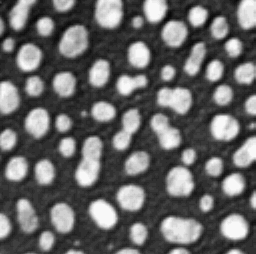
#> input picture data/blobs.tif, 256 x 254 px
$ jupyter execute --allow-errors apoc_simpleitk_object_classification.ipynb
#> lines starting #> are read from the running program, lines starting #| are printed output that depends on the picture; after the words box and inside, x2 and y2 are one past the last pixel; in counts of white or black regions, pixels touching at a corner belong together
# Classification d'objets avec APOC et des caractéristiques basées sur SimpleITK

La classification d'objets peut impliquer l'extraction de caractéristiques personnalisées. Nous simulons ce scénario en utilisant des caractéristiques [basées sur SimpleITK](https://simpleitk.readthedocs.io/) disponibles dans [napari-simpleitk-image-processing](https://www.napari-hub.org/plugins/napari-simpleitk-image-processing) et entraînons un [classificateur de lignes de tableau](https://nbviewer.org/github/haesleinhuepf/apoc/blob/main/demo/table_row_classification.ipynb) APOC.

Voir aussi
* [Apprentissage automatique pour la classification de pixels et d'objets (cours vidéo)](https://www.youtube.com/watch?v=dstjhCPBDOY&list=PL5ESQNfM5lc7SAMstEu082ivW4BDMvd0U&index=19)

[cell 1]
from skimage.io import imread
from pyclesperanto_prototype import imshow, replace_intensities
from skimage.filters import threshold_otsu
from skimage.measure import label, regionprops
import numpy as np
import pandas as pd
import matplotlib.pyplot as plt
from napari_simpleitk_image_processing import label_statistics
import apoc

Notre point de départ est une image, une image d'étiquettes et une annotation de vérité terrain. L'annotation est également une image d'étiquettes où l'utilisateur a simplement dessiné des lignes avec différentes intensités (classes) à travers de petits objets, de grands objets et des objets allongés.

[cell 2]
# load and label data
image = imread('../../data/blobs.tif')
#> image is the input picture: shape (254, 256); min 8, max 248, mean 103.3
labels = label(image > threshold_otsu(image))
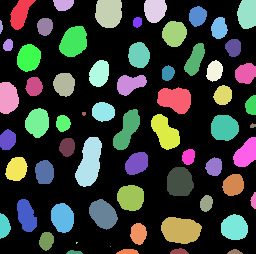
#> labels: shape (254, 256) int32; 65 distinct labels, from 0 to 64; one colour per label, 0 black
annotation = imread('../../data/label_annotation.tif')
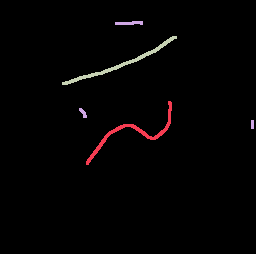
#> input picture data/label_annotation.tif, 256 x 254 px
#> annotation is the input picture: shape (254, 256) int32; 4 distinct labels, from 0 to 3

# visualize
fig, ax = plt.subplots(1,3, figsize=(15,15))
imshow(image, plot=ax[0])
#> (this line was passed over: pyclesperanto_prototype is not available in this run)
imshow(labels, plot=ax[1], labels=True)
#> (this line was passed over: pyclesperanto_prototype is not available in this run)
imshow(image, plot=ax[2], continue_drawing=True)
#> (this line was passed over: pyclesperanto_prototype is not available in this run)
imshow(annotation, plot=ax[2], alpha=0.7, labels=True)
#> (this line was passed over: pyclesperanto_prototype is not available in this run)

## Extraction de caractéristiques
La première étape pour classer les objets selon leurs propriétés est [l'extraction de caractéristiques](feature_extraction). Nous utiliserons le plugin napari scriptable [napari-simpleitk-image-processing](https://www.napari-hub.org/plugins/napari-simpleitk-image-processing) pour cela.

#> (a cell that did not finish here is left out)

#> (a cell that did not finish here is left out)

#> (a cell that did not finish here is left out)

Nous lisons également l'intensité maximale de chaque objet étiqueté à partir de l'annotation de vérité terrain. Ces valeurs serviront à entraîner le classificateur. Les entrées de `0` correspondent aux objets qui n'ont pas été annotés.

[cell 6]
annotation_stats = regionprops(labels, intensity_image=annotation)
#> annotation_stats = 64 regions; largest, box (x1, y1, x2, y2) and area: (75, 137, 102, 187) 902, (161, 217, 202, 244) 858, (157, 87, 191, 114) 676, (59, 26, 87, 57) 660, (95, 0, 122, 28) 658

annotated_classes = np.asarray([s.max_intensity for s in annotation_stats])
#> annotated_classes = 64 values, max 3 at index 10, min 0 at index 0, mean 0.375
print(annotated_classes)
#| [0. 0. 2. 0. 0. 0. 2. 0. 0. 0. 3. 0. 0. 0. 3. 0. 0. 3. 0. 0. 0. 3. 0. 0.
#|  0. 0. 1. 0. 0. 0. 1. 2. 1. 0. 0. 2. 0. 1. 0. 0. 0. 0. 0. 0. 0. 0. 0. 0.
#|  0. 0. 0. 0. 0. 0. 0. 0. 0. 0. 0. 0. 0. 0. 0. 0.]
